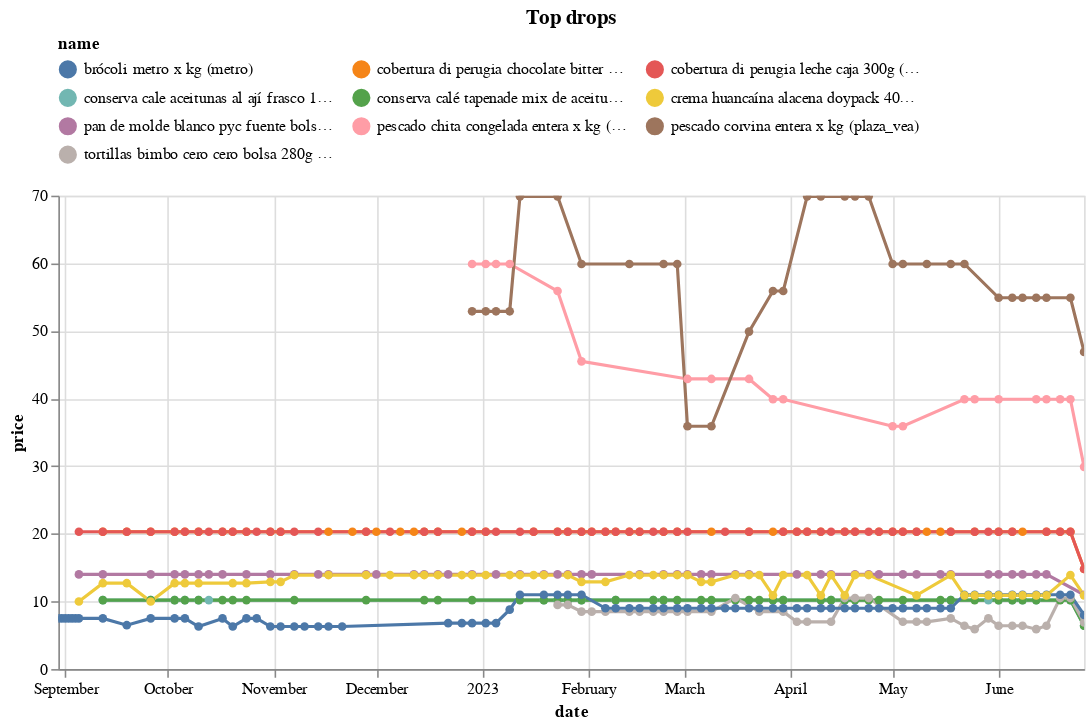

This figure's notebook cell:
### Code cell
(top_changes_abs
 .sort_values('change')
 .head(10)
 .pipe(plot_changes, 'Top drops')
)

### Figure 1 — Vega-Lite specification as saved in the notebook (floating-point values rounded to 4 significant figures; data arrays with more than 128 entries replaced by an {"elided": "..."} marker saying what was removed)
{"config": {"view": {"continuousWidth": 300, "continuousHeight": 300}, "legend": {"columns": 3, "orient": "top"}}, "data": {"name": "data-808dbf76235ce0f74e59ae48f2dff89c"}, "mark": {"type": "line", "point": true}, "encoding": {"color": {"field": "name", "scale": {"domain": ["brócoli metro x kg (metro)", "cobertura di perugia chocolate bitter caja 300g (plaza_vea)", "cobertura di perugia leche caja 300g (plaza_vea)", "conserva cale aceitunas al ají frasco 185g (plaza_vea)", "conserva calé tapenade mix de aceitunas frasco 185g (plaza_vea)", "crema huancaína alacena doypack 400g (plaza_vea)", "pan de molde blanco pyc fuente bolsa 800g (plaza_vea)", "pescado chita congelada entera x kg (plaza_vea)", "pescado corvina entera x kg (plaza_vea)", "tortillas bimbo cero cero bolsa 280g (plaza_vea)"]}, "type": "nominal"}, "tooltip": [{"field": "name", "type": "nominal"}, {"field": "price", "type": "quantitative"}, {"field": "last_price", "type": "quantitative"}], "x": {"field": "date", "type": "temporal"}, "y": {"field": "price", "type": "quantitative"}}, "params": [{"name": "param_9", "select": {"type": "point", "fields": ["name"]}, "bind": "legend"}, {"name": "param_10", "select": {"type": "interval", "encodings": ["x", "y"]}, "bind": "scales"}], "title": "Top drops", "transform": [{"filter": {"param": "param_9"}}], "width": 650, "$schema": "https://vega.github.io/schema/vega-lite/v5.8.0.json", "datasets": {"data-808dbf76235ce0f74e59ae48f2dff89c": {"elided": "465 records"}}}
